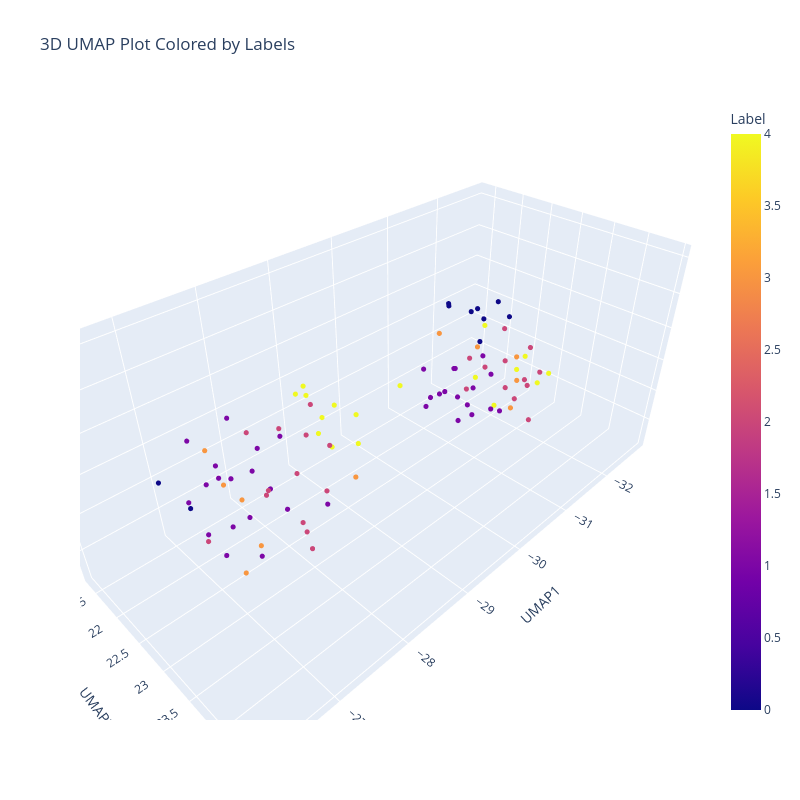

Notebook cell for this chart:
### Code cell
### 3D scatter plot UMAP: UMAP1 - UMAP2 - UMAP3 colored by brain cancer class

fig = px.scatter_3d(
    df_umap,
    x='UMAP1',
    y='UMAP2',
    z='UMAP3',
    color='Label',
    title="3D UMAP Plot Colored by Labels",
    hover_name='Label',
    labels={
        "UMAP1": "UMAP Dimension 1",
        "UMAP2": "UMAP Dimension 2",
        "UMAP3": "UMAP Dimension 3"
    },
    template="plotly"
)

fig.update_layout(
    width=800,
    height=800,
    scene=dict(
        xaxis_title="UMAP1",
        yaxis_title="UMAP2",
        zaxis_title="UMAP3"
    ),
    legend=dict(
        itemsizing="constant",
        font=dict(size=12),
        title_font=dict(size=14)
     )
)

fig.update_traces(marker=dict(size=3))


fig.show()
